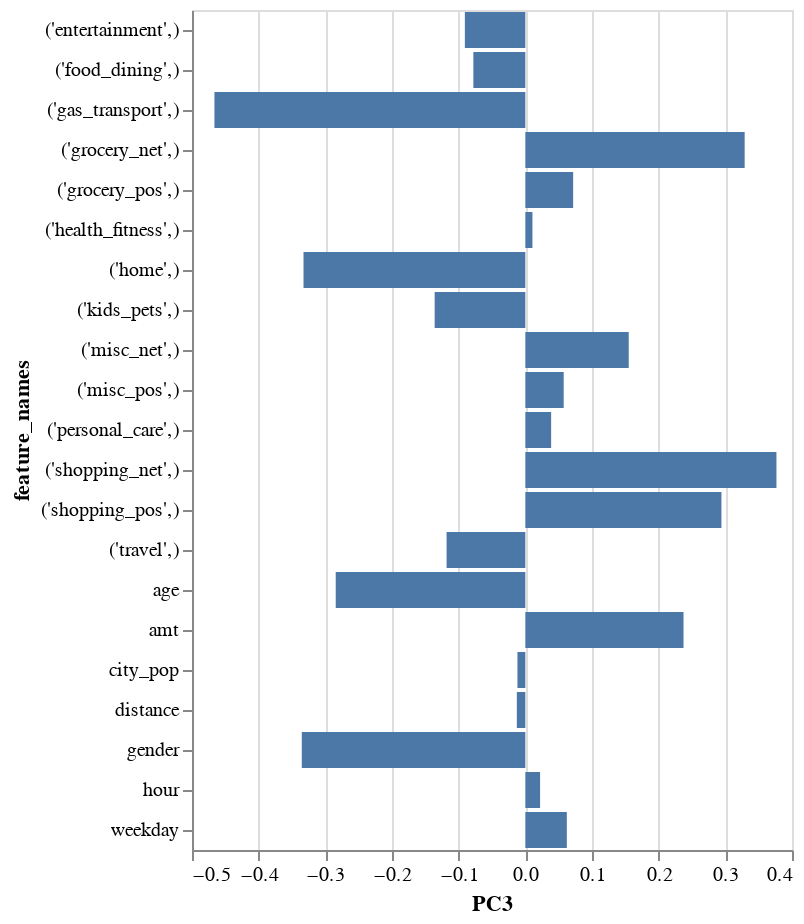

The notebook cell saved with this chart:
### Code cell
alt.Chart(loadings_df).mark_bar().encode(
    x='PC3:Q',
    y="feature_names:N"
)
